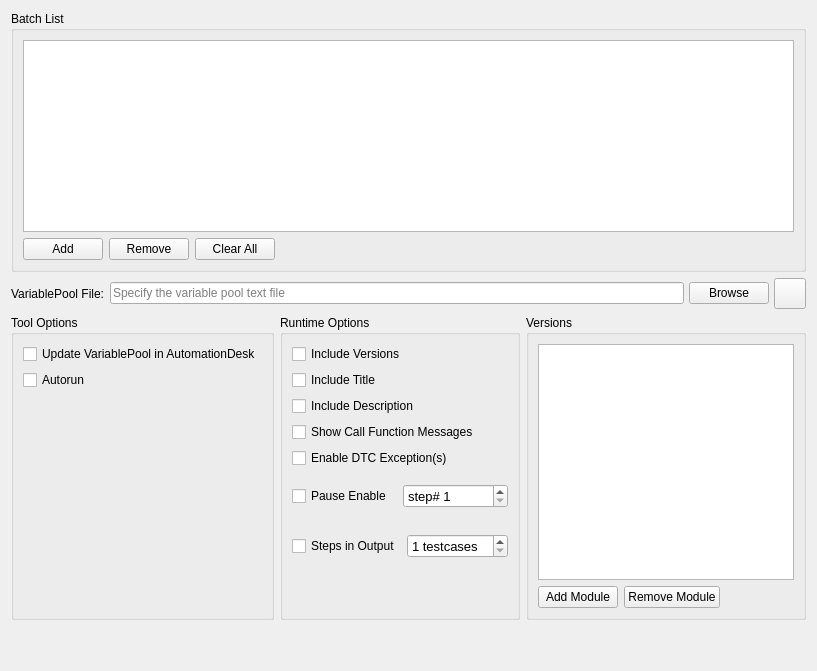
      <widget class="QWidget" name="tab">
       <attribute name="icon">
        <iconset resource="AutomationGUI_white.qrc">
         <normaloff>:/icons/tune</normaloff>:/icons/tune</iconset>
       </attribute>
       <attribute name="title">
        <string>Settings</string>
       </attribute>
       <layout class="QVBoxLayout" name="verticalLayout_13">
        <item>
         <widget class="QGroupBox" name="groupBox_5">
          <property name="title">
           <string>Batch List</string>
          </property>
          <layout class="QVBoxLayout" name="verticalLayout_14">
           <item>
            <widget class="QTableView" name="batchTableView">
             <property name="contextMenuPolicy">
              <enum>Qt::CustomContextMenu</enum>
             </property>
             <property name="selectionMode">
              <enum>QAbstractItemView::ExtendedSelection</enum>
             </property>
             <property name="selectionBehavior">
              <enum>QAbstractItemView::SelectItems</enum>
             </property>
            </widget>
           </item>
           <item>
            <layout class="QHBoxLayout" name="horizontalLayout_10">
             <item>
              <widget class="QPushButton" name="batchAddButton">
               <property name="text">
                <string>Add</string>
               </property>
               <property name="icon">
                <iconset resource="AutomationGUI_white.qrc">
                 <normaloff>:/icons/plus</normaloff>:/icons/plus</iconset>
               </property>
               <property name="iconSize">
                <size>
                 <width>24</width>
                 <height>24</height>
                </size>
               </property>
              </widget>
             </item>
             <item>
              <widget class="QPushButton" name="batchRemoveButton">
               <property name="text">
                <string>Remove</string>
               </property>
               <property name="icon">
                <iconset resource="AutomationGUI_white.qrc">
                 <normaloff>:/icons/minus</normaloff>:/icons/minus</iconset>
               </property>
               <property name="iconSize">
                <size>
                 <width>24</width>
                 <height>24</height>
                </size>
               </property>
              </widget>
             </item>
             <item>
              <widget class="QPushButton" name="batchClearButton">
               <property name="text">
                <string>Clear All</string>
               </property>
               <property name="icon">
                <iconset resource="AutomationGUI_white.qrc">
                 <normaloff>:/icons/notification-clear-all</normaloff>:/icons/notification-clear-all</iconset>
               </property>
               <property name="iconSize">
                <size>
                 <width>24</width>
                 <height>24</height>
                </size>
               </property>
              </widget>
             </item>
             <item>
              <spacer name="horizontalSpacer_4">
               <property name="orientation">
                <enum>Qt::Horizontal</enum>
               </property>
               <property name="sizeHint" stdset="0">
                <size>
                 <width>40</width>
                 <height>20</height>
                </size>
               </property>
              </spacer>
             </item>
            </layout>
           </item>
          </layout>
         </widget>
        </item>
        <item>
         <layout class="QGridLayout" name="generalLayout" rowstretch="0,0" columnstretch="0,0,0,0">
          <property name="sizeConstraint">
           <enum>QLayout::SetDefaultConstraint</enum>
          </property>
          <property name="leftMargin">
           <number>0</number>
          </property>
          <property name="topMargin">
           <number>0</number>
          </property>
          <property name="rightMargin">
           <number>0</number>
          </property>
          <property name="bottomMargin">
           <number>0</number>
          </property>
          <property name="horizontalSpacing">
           <number>5</number>
          </property>
          <property name="verticalSpacing">
           <number>8</number>
          </property>
          <item row="1" column="2">
           <widget class="QPushButton" name="browseVariablePoolBtn">
            <property name="sizePolicy">
             <sizepolicy hsizetype="Minimum" vsizetype="Fixed">
              <horstretch>0</horstretch>
              <verstretch>0</verstretch>
             </sizepolicy>
            </property>
            <property name="toolTip">
             <string>Browse</string>
            </property>
            <property name="text">
             <string>Browse</string>
            </property>
            <property name="icon">
             <iconset resource="AutomationGUI_white.qrc">
              <normaloff>:/icons/file-document-outline</normaloff>:/icons/file-document-outline</iconset>
            </property>
            <property name="iconSize">
             <size>
              <width>24</width>
              <height>24</height>
             </size>
            </property>
           </widget>
          </item>
          <item row="1" column="3">
           <widget class="QToolButton" name="variablePoolToolButton">
            <property name="sizePolicy">
             <sizepolicy hsizetype="Minimum" vsizetype="Fixed">
              <horstretch>0</horstretch>
              <verstretch>0</verstretch>
             </sizepolicy>
            </property>
            <property name="toolTip">
             <string>Open Folder + File</string>
            </property>
            <property name="text">
             <string/>
            </property>
            <property name="icon">
             <iconset resource="AutomationGUI_white.qrc">
              <normaloff>:/icons/menu</normaloff>:/icons/menu</iconset>
            </property>
            <property name="iconSize">
             <size>
              <width>24</width>
              <height>24</height>
             </size>
            </property>
            <property name="popupMode">
             <enum>QToolButton::InstantPopup</enum>
            </property>
           </widget>
          </item>
          <item row="1" column="1">
           <widget class="QLineEdit" name="variablePoolEdit">
            <property name="placeholderText">
             <string>Specify the variable pool text file</string>
            </property>
           </widget>
          </item>
          <item row="1" column="0">
           <widget class="QLabel" name="variablePoolLabel">
            <property name="text">
             <string>VariablePool File:</string>
            </property>
            <property name="buddy">
             <cstring>variablePoolEdit</cstring>
            </property>
           </widget>
          </item>
         </layout>
        </item>
        <item>
         <layout class="QHBoxLayout" name="horizontalLayout_2">
          <item>
           <widget class="QGroupBox" name="groupBox_3">
            <property name="title">
             <string>Tool Options</string>
            </property>
            <property name="alignment">
             <set>Qt::AlignLeading|Qt::AlignLeft|Qt::AlignTop</set>
            </property>
            <property name="flat">
             <bool>false</bool>
            </property>
            <property name="checkable">
             <bool>false</bool>
            </property>
            <layout class="QVBoxLayout" name="verticalLayout_7">
             <item>
              <widget class="QCheckBox" name="updateVariablePoolCheckBox">
               <property name="layoutDirection">
                <enum>Qt::LeftToRight</enum>
               </property>
               <property name="text">
                <string>Update VariablePool in AutomationDesk</string>
               </property>
              </widget>
             </item>
             <item>
              <widget class="QCheckBox" name="autorunCheckBox">
               <property name="sizePolicy">
                <sizepolicy hsizetype="Fixed" vsizetype="Fixed">
                 <horstretch>0</horstretch>
                 <verstretch>0</verstretch>
                </sizepolicy>
               </property>
               <property name="text">
                <string>Autorun</string>
               </property>
               <property name="checked">
                <bool>false</bool>
               </property>
              </widget>
             </item>
             <item>
              <spacer name="verticalSpacer">
               <property name="orientation">
                <enum>Qt::Vertical</enum>
               </property>
               <property name="sizeHint" stdset="0">
                <size>
                 <width>20</width>
                 <height>40</height>
                </size>
               </property>
              </spacer>
             </item>
            </layout>
           </widget>
          </item>
          <item>
           <widget class="QGroupBox" name="groupBox_4">
            <property name="sizePolicy">
             <sizepolicy hsizetype="Preferred" vsizetype="Preferred">
              <horstretch>0</horstretch>
              <verstretch>0</verstretch>
             </sizepolicy>
            </property>
            <property name="title">
             <string>Runtime Options</string>
            </property>
            <layout class="QVBoxLayout" name="verticalLayout_12">
             <item>
              <widget class="QCheckBox" name="versionCheckBox">
               <property name="sizePolicy">
                <sizepolicy hsizetype="Maximum" vsizetype="Fixed">
                 <horstretch>0</horstretch>
                 <verstretch>0</verstretch>
                </sizepolicy>
               </property>
               <property name="text">
                <string>Include Versions</string>
               </property>
              </widget>
             </item>
             <item>
              <widget class="QCheckBox" name="titleCheckBox">
               <property name="text">
                <string>Include Title</string>
               </property>
              </widget>
             </item>
             <item>
              <widget class="QCheckBox" name="descriptionCheckBox">
               <property name="text">
                <string>Include Description</string>
               </property>
              </widget>
             </item>
             <item>
              <widget class="QCheckBox" name="callFunctionDebugCheckbox">
               <property name="sizePolicy">
                <sizepolicy hsizetype="Fixed" vsizetype="Fixed">
                 <horstretch>0</horstretch>
                 <verstretch>0</verstretch>
                </sizepolicy>
               </property>
               <property name="text">
                <string>Show Call Function Messages</string>
               </property>
              </widget>
             </item>
             <item>
              <widget class="QCheckBox" name="dtcExCheckBox">
               <property name="sizePolicy">
                <sizepolicy hsizetype="Fixed" vsizetype="Fixed">
                 <horstretch>0</horstretch>
                 <verstretch>0</verstretch>
                </sizepolicy>
               </property>
               <property name="text">
                <string>Enable DTC Exception(s)</string>
               </property>
              </widget>
             </item>
             <item>
              <layout class="QHBoxLayout" name="horizontalLayout_8" stretch="0,0">
               <property name="leftMargin">
                <number>0</number>
               </property>
               <property name="topMargin">
                <number>10</number>
               </property>
               <property name="rightMargin">
                <number>0</number>
               </property>
               <property name="bottomMargin">
                <number>10</number>
               </property>
               <item>
                <widget class="QCheckBox" name="pauseCheckbox">
                 <property name="text">
                  <string>Pause Enable</string>
                 </property>
                </widget>
               </item>
               <item>
                <widget class="QSpinBox" name="pauseStepSpinbox">
                 <property name="font">
                  <font>
                   <pointsize>10</pointsize>
                  </font>
                 </property>
                 <property name="cursor">
                  <cursorShape>ArrowCursor</cursorShape>
                 </property>
                 <property name="suffix">
                  <string/>
                 </property>
                 <property name="prefix">
                  <string>step# </string>
                 </property>
                 <property name="minimum">
                  <number>1</number>
                 </property>
                 <property name="maximum">
                  <number>9999</number>
                 </property>
                 <property name="value">
                  <number>1</number>
                 </property>
                </widget>
               </item>
              </layout>
             </item>
             <item>
              <layout class="QHBoxLayout" name="horizontalLayout_9">
               <property name="topMargin">
                <number>10</number>
               </property>
               <property name="bottomMargin">
                <number>10</number>
               </property>
               <item>
                <widget class="QCheckBox" name="printStepsInOutputCheckbox">
                 <property name="text">
                  <string>Steps in Output</string>
                 </property>
                </widget>
               </item>
               <item>
                <widget class="QSpinBox" name="maxPrintsInOutputSpinbox">
                 <property name="font">
                  <font>
                   <pointsize>10</pointsize>
                  </font>
                 </property>
                 <property name="suffix">
                  <string> testcases</string>
                 </property>
                 <property name="minimum">
                  <number>1</number>
                 </property>
                </widget>
               </item>
              </layout>
             </item>
             <item>
              <spacer name="verticalSpacer_7">
               <property name="orientation">
                <enum>Qt::Vertical</enum>
               </property>
               <property name="sizeHint" stdset="0">
                <size>
                 <width>20</width>
                 <height>40</height>
                </size>
               </property>
              </spacer>
             </item>
            </layout>
           </widget>
          </item>
          <item>
           <widget class="QGroupBox" name="groupBox_2">
            <property name="sizePolicy">
             <sizepolicy hsizetype="Minimum" vsizetype="Preferred">
              <horstretch>0</horstretch>
              <verstretch>0</verstretch>
             </sizepolicy>
            </property>
            <property name="title">
             <string>Versions</string>
            </property>
            <layout class="QVBoxLayout" name="verticalLayout_9">
             <item>
              <widget class="QTableView" name="versionTableView">
               <property name="sizePolicy">
                <sizepolicy hsizetype="Minimum" vsizetype="Preferred">
                 <horstretch>0</horstretch>
                 <verstretch>0</verstretch>
                </sizepolicy>
               </property>
               <property name="selectionBehavior">
                <enum>QAbstractItemView::SelectRows</enum>
               </property>
              </widget>
             </item>
             <item>
              <layout class="QHBoxLayout" name="horizontalLayout_6">
               <item>
                <widget class="QPushButton" name="versionAddButton">
                 <property name="text">
                  <string>Add Module</string>
                 </property>
                 <property name="icon">
                  <iconset resource="AutomationGUI_white.qrc">
                   <normaloff>:/icons/plus</normaloff>:/icons/plus</iconset>
                 </property>
                </widget>
               </item>
               <item>
                <widget class="QPushButton" name="versionRemoveButton">
                 <property name="text">
                  <string>Remove Module</string>
                 </property>
                 <property name="icon">
                  <iconset resource="AutomationGUI_white.qrc">
                   <normaloff>:/icons/minus</normaloff>:/icons/minus</iconset>
                 </property>
                </widget>
               </item>
               <item>
                <spacer name="horizontalSpacer_3">
                 <property name="orientation">
                  <enum>Qt::Horizontal</enum>
                 </property>
                 <property name="sizeHint" stdset="0">
                  <size>
                   <width>40</width>
                   <height>20</height>
                  </size>
                 </property>
                </spacer>
               </item>
              </layout>
             </item>
            </layout>
           </widget>
          </item>
         </layout>
        </item>
        <item>
         <spacer name="verticalSpacer_8">
          <property name="orientation">
           <enum>Qt::Vertical</enum>
          </property>
          <property name="sizeHint" stdset="0">
           <size>
            <width>20</width>
            <height>40</height>
           </size>
          </property>
         </spacer>
        </item>
       </layout>
      </widget>
